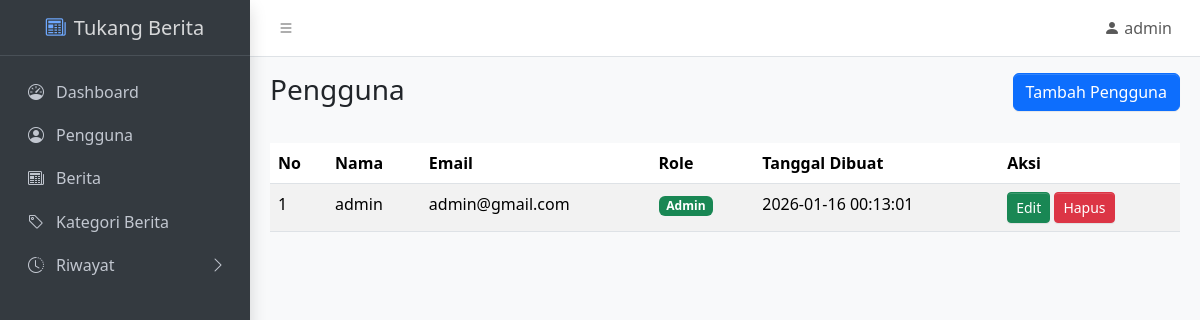
The page /admin/users.php (signed in) on the database its author committed.
### tables this page shows
CREATE TABLE `users` (
  `id` int(11) NOT NULL,
  `name` varchar(50) NOT NULL,
  `email` varchar(50) NOT NULL,
  `password` varchar(100) NOT NULL,
  `is_admin` tinyint(1) NOT NULL DEFAULT 0,
  `created_at` timestamp NOT NULL DEFAULT current_timestamp()
);

### admin/users.php (the view, shortened to what this page needs)
<?php include("../layouts/header-admin.php"); ?>
<?php
include '../db/index.php';
$query = "SELECT * FROM users ORDER BY id DESC";
$result = mysqli_query($koneksi, $query);
?>
<main class="app-main">
    <div class="app-content-header">
        <div class="container-fluid">
            <div class="row">
                <div class="col-sm-6">
                    <h3 class="mb-0">Pengguna</h3>
                </div>
                <div class="col-sm-6">
                    <ol class=" float-sm-end">
                        <a href="user/create.php" class="btn btn-primary">Tambah Pengguna</a>
                    </ol>
                </div>
            </div>
        </div>
    </div>
    <div class="app-content">
        <div class="container-fluid">
            <table id="example" class="table table-striped">
                <thead>
                    <tr>
                        <th>No</th>
                        <th>Nama</th>
                        <th>Email</th>
                        <th>Role</th>
                        <th>Tanggal Dibuat</th>
                        <th>Aksi</th>
                    </tr>
                </thead>
                <tbody>
                    <?php
                    $no = 1;
                    while ($row = mysqli_fetch_assoc($result)) {
                        ?>
                        <tr>
                            <td><?= $no++; ?></td>
                            <td><?= htmlspecialchars($row['name']); ?></td>
                            <td><?= htmlspecialchars($row['email']); ?></td>
                            <td>
                                <?php if ($row['is_admin'] == 1): ?>
                                    <span class="badge bg-success">Admin</span>
                                <?php else: ?>
                                    <span class="badge bg-secondary">User</span>
                                <?php endif; ?>
                            </td>
                            <td><?= $row['created_at']; ?></td>
                            <td>
                                <a href="user/edit.php?id=<?= $row['id']; ?>" class="btn btn-sm btn-success">Edit</a>
                                <a href="../handlers/delete-user.php?id=<?= $row['id']; ?>" class="btn btn-sm btn-danger"
                                    onclick="return confirm('Yakin ingin menghapus user ini?')">
                                    Hapus
                                </a>
                            </td>
                        </tr>
                    <?php } ?>
                </tbody>
            </table>
        </div>
    </div>
</main>
<?php include("../layouts/footer-admin.php"); ?>

### rows shown on the page
users: name "admin", email "admin@gmail.com", is_admin "Admin", created_at "2026-01-16 00:13:01"

### other values the page prints
$_SESSION['user_name'] "admin"
